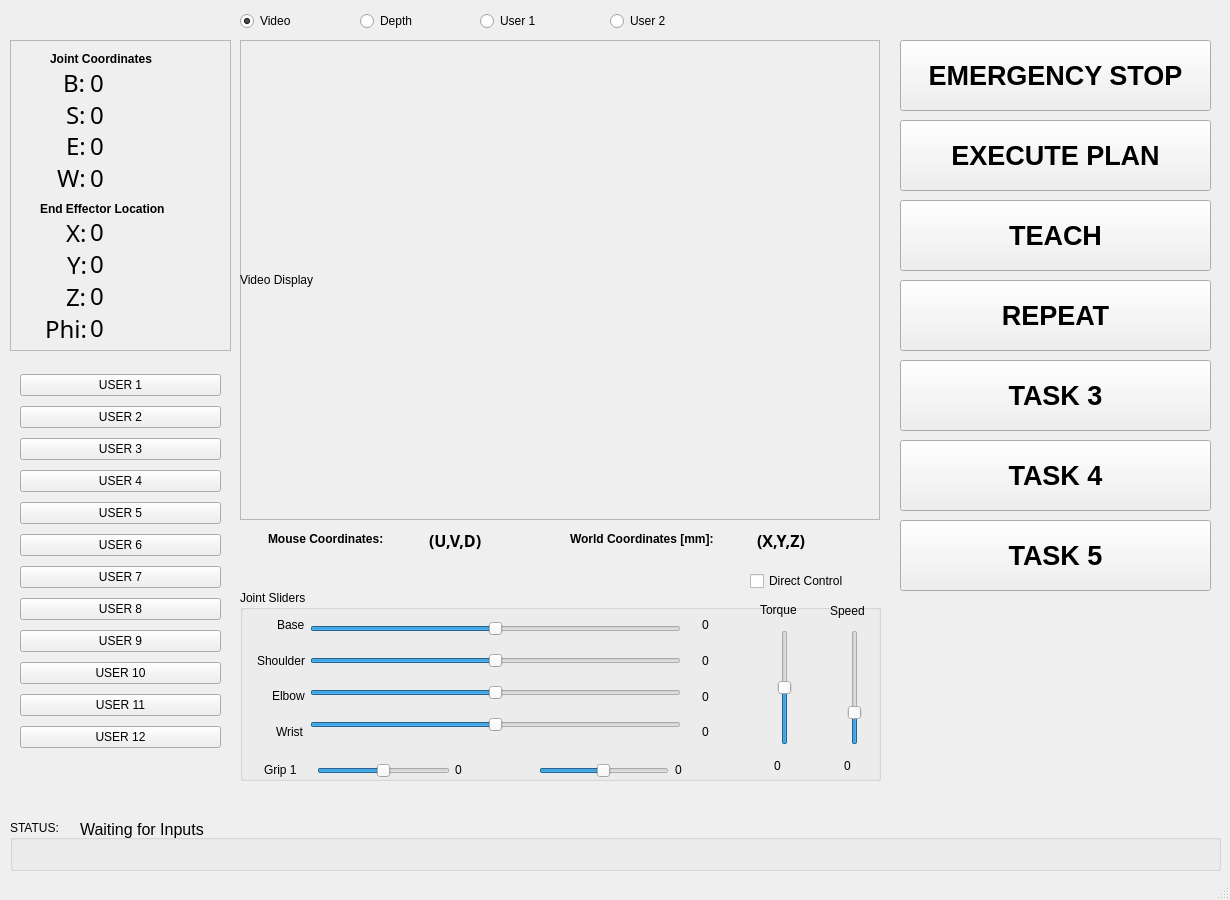
<?xml version="1.0" encoding="UTF-8"?>
<ui version="4.0">
 <class>MainWindow</class>
 <widget class="QMainWindow" name="MainWindow">
  <property name="geometry">
   <rect>
    <x>0</x>
    <y>0</y>
    <width>1230</width>
    <height>900</height>
   </rect>
  </property>
  <property name="windowTitle">
   <string>MainWindow</string>
  </property>
  <widget class="QWidget" name="centralwidget">
   <widget class="QFrame" name="kinectFrame">
    <property name="geometry">
     <rect>
      <x>240</x>
      <y>40</y>
      <width>640</width>
      <height>480</height>
     </rect>
    </property>
    <property name="frameShape">
     <enum>QFrame::StyledPanel</enum>
    </property>
    <property name="frameShadow">
     <enum>QFrame::Raised</enum>
    </property>
    <widget class="QLabel" name="videoDisplay">
     <property name="geometry">
      <rect>
       <x>0</x>
       <y>0</y>
       <width>640</width>
       <height>480</height>
      </rect>
     </property>
     <property name="text">
      <string>Video Display</string>
     </property>
    </widget>
   </widget>
   <widget class="QFrame" name="OutputFrame">
    <property name="geometry">
     <rect>
      <x>10</x>
      <y>40</y>
      <width>221</width>
      <height>311</height>
     </rect>
    </property>
    <property name="frameShape">
     <enum>QFrame::StyledPanel</enum>
    </property>
    <property name="frameShadow">
     <enum>QFrame::Raised</enum>
    </property>
    <widget class="QLabel" name="JointCoordLabel">
     <property name="geometry">
      <rect>
       <x>40</x>
       <y>10</y>
       <width>141</width>
       <height>17</height>
      </rect>
     </property>
     <property name="font">
      <font>
       <weight>75</weight>
       <bold>true</bold>
      </font>
     </property>
     <property name="text">
      <string>Joint Coordinates</string>
     </property>
    </widget>
    <widget class="QLabel" name="WorldCoordLabel">
     <property name="geometry">
      <rect>
       <x>30</x>
       <y>160</y>
       <width>161</width>
       <height>17</height>
      </rect>
     </property>
     <property name="font">
      <font>
       <weight>75</weight>
       <bold>true</bold>
      </font>
     </property>
     <property name="text">
      <string>End Effector Location</string>
     </property>
    </widget>
    <widget class="QWidget" name="layoutWidget_2">
     <property name="geometry">
      <rect>
       <x>80</x>
       <y>30</y>
       <width>131</width>
       <height>120</height>
      </rect>
     </property>
     <layout class="QVBoxLayout" name="verticalLayout_8">
      <item alignment="Qt::AlignLeft">
       <widget class="QLabel" name="rdoutBaseJC">
        <property name="font">
         <font>
          <family>Ubuntu Mono</family>
          <pointsize>18</pointsize>
         </font>
        </property>
        <property name="text">
         <string>0</string>
        </property>
       </widget>
      </item>
      <item alignment="Qt::AlignLeft">
       <widget class="QLabel" name="rdoutShoulderJC">
        <property name="font">
         <font>
          <family>Ubuntu Mono</family>
          <pointsize>18</pointsize>
         </font>
        </property>
        <property name="text">
         <string>0</string>
        </property>
       </widget>
      </item>
      <item alignment="Qt::AlignLeft">
       <widget class="QLabel" name="rdoutElbowJC">
        <property name="font">
         <font>
          <family>Ubuntu Mono</family>
          <pointsize>18</pointsize>
         </font>
        </property>
        <property name="text">
         <string>0</string>
        </property>
       </widget>
      </item>
      <item alignment="Qt::AlignLeft">
       <widget class="QLabel" name="rdoutWristJC">
        <property name="font">
         <font>
          <family>Ubuntu Mono</family>
          <pointsize>18</pointsize>
         </font>
        </property>
        <property name="text">
         <string>0</string>
        </property>
       </widget>
      </item>
     </layout>
    </widget>
    <widget class="QWidget" name="layoutWidget_3">
     <property name="geometry">
      <rect>
       <x>10</x>
       <y>30</y>
       <width>66</width>
       <height>120</height>
      </rect>
     </property>
     <layout class="QVBoxLayout" name="verticalLayout_9">
      <item alignment="Qt::AlignRight">
       <widget class="QLabel" name="BLabel">
        <property name="font">
         <font>
          <family>Ubuntu Mono</family>
          <pointsize>18</pointsize>
         </font>
        </property>
        <property name="text">
         <string>B:</string>
        </property>
       </widget>
      </item>
      <item alignment="Qt::AlignRight">
       <widget class="QLabel" name="SLabel">
        <property name="font">
         <font>
          <family>Ubuntu Mono</family>
          <pointsize>18</pointsize>
         </font>
        </property>
        <property name="text">
         <string>S:</string>
        </property>
       </widget>
      </item>
      <item alignment="Qt::AlignRight">
       <widget class="QLabel" name="ELabel">
        <property name="font">
         <font>
          <family>Ubuntu Mono</family>
          <pointsize>18</pointsize>
         </font>
        </property>
        <property name="text">
         <string>E:</string>
        </property>
       </widget>
      </item>
      <item alignment="Qt::AlignRight">
       <widget class="QLabel" name="WLabel">
        <property name="font">
         <font>
          <family>Ubuntu Mono</family>
          <pointsize>18</pointsize>
         </font>
        </property>
        <property name="text">
         <string>W:</string>
        </property>
       </widget>
      </item>
     </layout>
    </widget>
    <widget class="QWidget" name="layoutWidget_4">
     <property name="geometry">
      <rect>
       <x>80</x>
       <y>179</y>
       <width>131</width>
       <height>121</height>
      </rect>
     </property>
     <layout class="QVBoxLayout" name="verticalLayout_12">
      <item alignment="Qt::AlignLeft">
       <widget class="QLabel" name="rdoutX">
        <property name="font">
         <font>
          <family>Ubuntu Mono</family>
          <pointsize>18</pointsize>
         </font>
        </property>
        <property name="text">
         <string>0</string>
        </property>
       </widget>
      </item>
      <item alignment="Qt::AlignLeft">
       <widget class="QLabel" name="rdoutY">
        <property name="font">
         <font>
          <family>Ubuntu Mono</family>
          <pointsize>18</pointsize>
         </font>
        </property>
        <property name="text">
         <string>0</string>
        </property>
       </widget>
      </item>
      <item alignment="Qt::AlignLeft">
       <widget class="QLabel" name="rdoutZ">
        <property name="font">
         <font>
          <family>Ubuntu Mono</family>
          <pointsize>18</pointsize>
         </font>
        </property>
        <property name="text">
         <string>0</string>
        </property>
       </widget>
      </item>
      <item alignment="Qt::AlignLeft">
       <widget class="QLabel" name="rdoutT">
        <property name="font">
         <font>
          <family>Ubuntu Mono</family>
          <pointsize>18</pointsize>
         </font>
        </property>
        <property name="text">
         <string>0</string>
        </property>
       </widget>
      </item>
     </layout>
    </widget>
    <widget class="QWidget" name="layoutWidget_5">
     <property name="geometry">
      <rect>
       <x>11</x>
       <y>180</y>
       <width>66</width>
       <height>121</height>
      </rect>
     </property>
     <layout class="QVBoxLayout" name="verticalLayout_13">
      <item alignment="Qt::AlignRight">
       <widget class="QLabel" name="XLabel">
        <property name="font">
         <font>
          <family>Ubuntu Mono</family>
          <pointsize>18</pointsize>
         </font>
        </property>
        <property name="text">
         <string>X:</string>
        </property>
       </widget>
      </item>
      <item alignment="Qt::AlignRight">
       <widget class="QLabel" name="YLabel">
        <property name="font">
         <font>
          <family>Ubuntu Mono</family>
          <pointsize>18</pointsize>
         </font>
        </property>
        <property name="text">
         <string>Y:</string>
        </property>
       </widget>
      </item>
      <item alignment="Qt::AlignRight">
       <widget class="QLabel" name="ZLabel">
        <property name="font">
         <font>
          <family>Ubuntu Mono</family>
          <pointsize>18</pointsize>
         </font>
        </property>
        <property name="text">
         <string>Z:</string>
        </property>
       </widget>
      </item>
      <item alignment="Qt::AlignRight">
       <widget class="QLabel" name="TLabel">
        <property name="enabled">
         <bool>true</bool>
        </property>
        <property name="font">
         <font>
          <family>Ubuntu Mono</family>
          <pointsize>18</pointsize>
         </font>
        </property>
        <property name="text">
         <string>Phi:</string>
        </property>
       </widget>
      </item>
     </layout>
    </widget>
   </widget>
   <widget class="QPushButton" name="btn_estop">
    <property name="geometry">
     <rect>
      <x>900</x>
      <y>40</y>
      <width>311</width>
      <height>71</height>
     </rect>
    </property>
    <property name="font">
     <font>
      <pointsize>20</pointsize>
      <weight>75</weight>
      <bold>true</bold>
     </font>
    </property>
    <property name="text">
     <string>EMERGENCY STOP</string>
    </property>
   </widget>
   <widget class="QPushButton" name="btn_exec">
    <property name="geometry">
     <rect>
      <x>900</x>
      <y>120</y>
      <width>311</width>
      <height>71</height>
     </rect>
    </property>
    <property name="font">
     <font>
      <pointsize>20</pointsize>
      <weight>75</weight>
      <bold>true</bold>
     </font>
    </property>
    <property name="text">
     <string>EXECUTE PLAN</string>
    </property>
   </widget>
   <widget class="QRadioButton" name="radioVideo">
    <property name="geometry">
     <rect>
      <x>240</x>
      <y>10</y>
      <width>117</width>
      <height>22</height>
     </rect>
    </property>
    <property name="text">
     <string>Video</string>
    </property>
    <property name="checked">
     <bool>true</bool>
    </property>
    <property name="autoExclusive">
     <bool>true</bool>
    </property>
   </widget>
   <widget class="QRadioButton" name="radioUsr2">
    <property name="geometry">
     <rect>
      <x>610</x>
      <y>10</y>
      <width>117</width>
      <height>22</height>
     </rect>
    </property>
    <property name="text">
     <string>User 2</string>
    </property>
   </widget>
   <widget class="QRadioButton" name="radioDepth">
    <property name="geometry">
     <rect>
      <x>360</x>
      <y>10</y>
      <width>117</width>
      <height>22</height>
     </rect>
    </property>
    <property name="text">
     <string>Depth</string>
    </property>
   </widget>
   <widget class="QRadioButton" name="radioUsr1">
    <property name="geometry">
     <rect>
      <x>480</x>
      <y>10</y>
      <width>117</width>
      <height>22</height>
     </rect>
    </property>
    <property name="text">
     <string>User 1</string>
    </property>
   </widget>
   <widget class="QGroupBox" name="SliderFrame">
    <property name="geometry">
     <rect>
      <x>240</x>
      <y>590</y>
      <width>641</width>
      <height>191</height>
     </rect>
    </property>
    <property name="title">
     <string>Joint Sliders</string>
    </property>
    <widget class="QWidget" name="layoutWidget">
     <property name="geometry">
      <rect>
       <x>0</x>
       <y>20</y>
       <width>65</width>
       <height>136</height>
      </rect>
     </property>
     <layout class="QVBoxLayout" name="verticalLayout">
      <item alignment="Qt::AlignRight">
       <widget class="QLabel" name="BLabelS">
        <property name="text">
         <string>Base</string>
        </property>
       </widget>
      </item>
      <item alignment="Qt::AlignRight">
       <widget class="QLabel" name="SLabelS">
        <property name="text">
         <string>Shoulder</string>
        </property>
       </widget>
      </item>
      <item alignment="Qt::AlignRight">
       <widget class="QLabel" name="ELabelS">
        <property name="text">
         <string>Elbow</string>
        </property>
       </widget>
      </item>
      <item alignment="Qt::AlignRight">
       <widget class="QLabel" name="WLabelS">
        <property name="text">
         <string>Wrist</string>
        </property>
       </widget>
      </item>
     </layout>
    </widget>
    <widget class="QWidget" name="layoutWidget_6">
     <property name="geometry">
      <rect>
       <x>70</x>
       <y>20</y>
       <width>371</width>
       <height>136</height>
      </rect>
     </property>
     <layout class="QVBoxLayout" name="verticalLayout_2">
      <item>
       <widget class="QSlider" name="sldrBase">
        <property name="minimum">
         <number>-179</number>
        </property>
        <property name="maximum">
         <number>180</number>
        </property>
        <property name="orientation">
         <enum>Qt::Horizontal</enum>
        </property>
       </widget>
      </item>
      <item>
       <widget class="QSlider" name="sldrShoulder">
        <property name="minimum">
         <number>-179</number>
        </property>
        <property name="maximum">
         <number>180</number>
        </property>
        <property name="orientation">
         <enum>Qt::Horizontal</enum>
        </property>
       </widget>
      </item>
      <item>
       <widget class="QSlider" name="sldrElbow">
        <property name="minimum">
         <number>-179</number>
        </property>
        <property name="maximum">
         <number>180</number>
        </property>
        <property name="orientation">
         <enum>Qt::Horizontal</enum>
        </property>
       </widget>
      </item>
      <item>
       <widget class="QSlider" name="sldrWrist">
        <property name="minimum">
         <number>-179</number>
        </property>
        <property name="maximum">
         <number>180</number>
        </property>
        <property name="orientation">
         <enum>Qt::Horizontal</enum>
        </property>
       </widget>
      </item>
     </layout>
    </widget>
    <widget class="QWidget" name="layoutWidget_7">
     <property name="geometry">
      <rect>
       <x>462</x>
       <y>20</y>
       <width>51</width>
       <height>137</height>
      </rect>
     </property>
     <layout class="QVBoxLayout" name="verticalLayout_6">
      <item>
       <widget class="QLabel" name="rdoutBase">
        <property name="text">
         <string>0</string>
        </property>
       </widget>
      </item>
      <item>
       <widget class="QLabel" name="rdoutShoulder">
        <property name="text">
         <string>0</string>
        </property>
       </widget>
      </item>
      <item>
       <widget class="QLabel" name="rdoutElbow">
        <property name="text">
         <string>0</string>
        </property>
       </widget>
      </item>
      <item>
       <widget class="QLabel" name="rdoutWrist">
        <property name="text">
         <string>0</string>
        </property>
       </widget>
      </item>
     </layout>
    </widget>
    <widget class="QSlider" name="sldrGrip1">
     <property name="geometry">
      <rect>
       <x>77</x>
       <y>166</y>
       <width>133</width>
       <height>29</height>
      </rect>
     </property>
     <property name="minimum">
      <number>-179</number>
     </property>
     <property name="maximum">
      <number>180</number>
     </property>
     <property name="orientation">
      <enum>Qt::Horizontal</enum>
     </property>
    </widget>
    <widget class="QSlider" name="sldrGrip2">
     <property name="geometry">
      <rect>
       <x>299</x>
       <y>166</y>
       <width>130</width>
       <height>29</height>
      </rect>
     </property>
     <property name="minimum">
      <number>-179</number>
     </property>
     <property name="maximum">
      <number>180</number>
     </property>
     <property name="orientation">
      <enum>Qt::Horizontal</enum>
     </property>
    </widget>
    <widget class="QLabel" name="G1LableS">
     <property name="geometry">
      <rect>
       <x>24</x>
       <y>171</y>
       <width>41</width>
       <height>17</height>
      </rect>
     </property>
     <property name="text">
      <string>Grip 1</string>
     </property>
    </widget>
    <widget class="QLabel" name="rdoutGrip1">
     <property name="geometry">
      <rect>
       <x>215</x>
       <y>166</y>
       <width>49</width>
       <height>28</height>
      </rect>
     </property>
     <property name="text">
      <string>0</string>
     </property>
    </widget>
    <widget class="QLabel" name="rdoutGrip2">
     <property name="geometry">
      <rect>
       <x>435</x>
       <y>166</y>
       <width>49</width>
       <height>28</height>
      </rect>
     </property>
     <property name="text">
      <string>0</string>
     </property>
    </widget>
    <widget class="QSlider" name="sldrMaxTorque">
     <property name="geometry">
      <rect>
       <x>530</x>
       <y>40</y>
       <width>30</width>
       <height>115</height>
      </rect>
     </property>
     <property name="maximum">
      <number>100</number>
     </property>
     <property name="value">
      <number>50</number>
     </property>
     <property name="orientation">
      <enum>Qt::Vertical</enum>
     </property>
    </widget>
    <widget class="QLabel" name="rdoutTorq">
     <property name="geometry">
      <rect>
       <x>534</x>
       <y>162</y>
       <width>50</width>
       <height>28</height>
      </rect>
     </property>
     <property name="text">
      <string>0</string>
     </property>
    </widget>
    <widget class="QSlider" name="sldrSpeed">
     <property name="geometry">
      <rect>
       <x>600</x>
       <y>40</y>
       <width>29</width>
       <height>115</height>
      </rect>
     </property>
     <property name="maximum">
      <number>100</number>
     </property>
     <property name="value">
      <number>25</number>
     </property>
     <property name="sliderPosition">
      <number>25</number>
     </property>
     <property name="orientation">
      <enum>Qt::Vertical</enum>
     </property>
    </widget>
    <widget class="QLabel" name="TqLabel">
     <property name="geometry">
      <rect>
       <x>520</x>
       <y>10</y>
       <width>52</width>
       <height>20</height>
      </rect>
     </property>
     <property name="text">
      <string>Torque</string>
     </property>
    </widget>
    <widget class="QLabel" name="rdoutSpeed">
     <property name="geometry">
      <rect>
       <x>604</x>
       <y>162</y>
       <width>49</width>
       <height>28</height>
      </rect>
     </property>
     <property name="text">
      <string>0</string>
     </property>
    </widget>
    <widget class="QLabel" name="SpLabel">
     <property name="geometry">
      <rect>
       <x>590</x>
       <y>10</y>
       <width>41</width>
       <height>21</height>
      </rect>
     </property>
     <property name="text">
      <string>Speed</string>
     </property>
    </widget>
   </widget>
   <widget class="QCheckBox" name="chk_directcontrol">
    <property name="geometry">
     <rect>
      <x>750</x>
      <y>570</y>
      <width>131</width>
      <height>22</height>
     </rect>
    </property>
    <property name="text">
     <string>Direct Control</string>
    </property>
    <property name="checked">
     <bool>false</bool>
    </property>
   </widget>
   <widget class="QLabel" name="rdoutMousePixels">
    <property name="geometry">
     <rect>
      <x>429</x>
      <y>530</y>
      <width>131</width>
      <height>20</height>
     </rect>
    </property>
    <property name="font">
     <font>
      <family>Ubuntu Mono</family>
      <pointsize>12</pointsize>
      <weight>75</weight>
      <bold>true</bold>
     </font>
    </property>
    <property name="text">
     <string>(U,V,D)</string>
    </property>
    <property name="textFormat">
     <enum>Qt::AutoText</enum>
    </property>
   </widget>
   <widget class="QLabel" name="rdoutMouseWorld">
    <property name="geometry">
     <rect>
      <x>757</x>
      <y>530</y>
      <width>121</width>
      <height>20</height>
     </rect>
    </property>
    <property name="font">
     <font>
      <family>Ubuntu Mono</family>
      <pointsize>12</pointsize>
      <weight>75</weight>
      <bold>true</bold>
     </font>
    </property>
    <property name="text">
     <string>(X,Y,Z)</string>
    </property>
    <property name="textFormat">
     <enum>Qt::AutoText</enum>
    </property>
   </widget>
   <widget class="QLabel" name="PixelCoordLabel_2">
    <property name="geometry">
     <rect>
      <x>570</x>
      <y>530</y>
      <width>180</width>
      <height>17</height>
     </rect>
    </property>
    <property name="font">
     <font>
      <weight>75</weight>
      <bold>true</bold>
     </font>
    </property>
    <property name="text">
     <string>World Coordinates [mm]:</string>
    </property>
   </widget>
   <widget class="QLabel" name="PixelCoordLabel">
    <property name="geometry">
     <rect>
      <x>268</x>
      <y>530</y>
      <width>144</width>
      <height>17</height>
     </rect>
    </property>
    <property name="font">
     <font>
      <weight>75</weight>
      <bold>true</bold>
     </font>
    </property>
    <property name="text">
     <string>Mouse Coordinates:</string>
    </property>
   </widget>
   <widget class="QPushButton" name="btn_teach">
    <property name="geometry">
     <rect>
      <x>900</x>
      <y>200</y>
      <width>311</width>
      <height>71</height>
     </rect>
    </property>
    <property name="font">
     <font>
      <pointsize>20</pointsize>
      <weight>75</weight>
      <bold>true</bold>
     </font>
    </property>
    <property name="text">
     <string>TEACH</string>
    </property>
   </widget>
   <widget class="QPushButton" name="btn_repeat">
    <property name="geometry">
     <rect>
      <x>900</x>
      <y>280</y>
      <width>311</width>
      <height>71</height>
     </rect>
    </property>
    <property name="font">
     <font>
      <pointsize>20</pointsize>
      <weight>75</weight>
      <bold>true</bold>
     </font>
    </property>
    <property name="text">
     <string>REPEAT</string>
    </property>
   </widget>
   <widget class="QPushButton" name="btn_task3">
    <property name="geometry">
     <rect>
      <x>900</x>
      <y>360</y>
      <width>311</width>
      <height>71</height>
     </rect>
    </property>
    <property name="font">
     <font>
      <pointsize>20</pointsize>
      <weight>75</weight>
      <bold>true</bold>
     </font>
    </property>
    <property name="text">
     <string>TASK 3</string>
    </property>
   </widget>
   <widget class="QPushButton" name="btn_task4">
    <property name="geometry">
     <rect>
      <x>900</x>
      <y>440</y>
      <width>311</width>
      <height>71</height>
     </rect>
    </property>
    <property name="font">
     <font>
      <pointsize>20</pointsize>
      <weight>75</weight>
      <bold>true</bold>
     </font>
    </property>
    <property name="text">
     <string>TASK 4</string>
    </property>
   </widget>
   <widget class="QPushButton" name="btn_exec_6">
    <property name="geometry">
     <rect>
      <x>900</x>
      <y>520</y>
      <width>311</width>
      <height>71</height>
     </rect>
    </property>
    <property name="font">
     <font>
      <pointsize>20</pointsize>
      <weight>75</weight>
      <bold>true</bold>
     </font>
    </property>
    <property name="text">
     <string>TASK 5</string>
    </property>
   </widget>
   <widget class="QWidget" name="layoutWidget_8">
    <property name="geometry">
     <rect>
      <x>10</x>
      <y>360</y>
      <width>221</width>
      <height>410</height>
     </rect>
    </property>
    <layout class="QVBoxLayout" name="Group2">
     <property name="margin">
      <number>10</number>
     </property>
     <item>
      <widget class="QPushButton" name="btnUser1">
       <property name="text">
        <string>USER 1</string>
       </property>
      </widget>
     </item>
     <item>
      <widget class="QPushButton" name="btnUser2">
       <property name="text">
        <string>USER 2</string>
       </property>
      </widget>
     </item>
     <item>
      <widget class="QPushButton" name="btnUser3">
       <property name="text">
        <string>USER 3</string>
       </property>
      </widget>
     </item>
     <item>
      <widget class="QPushButton" name="btnUser4">
       <property name="text">
        <string>USER 4</string>
       </property>
      </widget>
     </item>
     <item>
      <widget class="QPushButton" name="btnUser5">
       <property name="text">
        <string>USER 5</string>
       </property>
      </widget>
     </item>
     <item>
      <widget class="QPushButton" name="btnUser6">
       <property name="text">
        <string>USER 6</string>
       </property>
      </widget>
     </item>
     <item>
      <widget class="QPushButton" name="btnUser7">
       <property name="text">
        <string>USER 7</string>
       </property>
      </widget>
     </item>
     <item>
      <widget class="QPushButton" name="btnUser8">
       <property name="text">
        <string>USER 8</string>
       </property>
      </widget>
     </item>
     <item>
      <widget class="QPushButton" name="btnUser9">
       <property name="text">
        <string>USER 9</string>
       </property>
      </widget>
     </item>
     <item>
      <widget class="QPushButton" name="btnUser10">
       <property name="text">
        <string>USER 10</string>
       </property>
       <property name="autoRepeatDelay">
        <number>300</number>
       </property>
      </widget>
     </item>
     <item>
      <widget class="QPushButton" name="btnUser11">
       <property name="text">
        <string>USER 11</string>
       </property>
       <property name="autoRepeatDelay">
        <number>300</number>
       </property>
      </widget>
     </item>
     <item>
      <widget class="QPushButton" name="btnUser12">
       <property name="text">
        <string>USER 12</string>
       </property>
       <property name="autoRepeatDelay">
        <number>300</number>
       </property>
      </widget>
     </item>
    </layout>
   </widget>
   <widget class="QGroupBox" name="groupBox">
    <property name="geometry">
     <rect>
      <x>10</x>
      <y>820</y>
      <width>1211</width>
      <height>51</height>
     </rect>
    </property>
    <property name="title">
     <string>STATUS: </string>
    </property>
    <widget class="QLabel" name="rdoutStatus">
     <property name="geometry">
      <rect>
       <x>70</x>
       <y>0</y>
       <width>905</width>
       <height>51</height>
      </rect>
     </property>
     <property name="font">
      <font>
       <pointsize>12</pointsize>
      </font>
     </property>
     <property name="text">
      <string>Waiting for Inputs</string>
     </property>
     <property name="textFormat">
      <enum>Qt::AutoText</enum>
     </property>
     <property name="alignment">
      <set>Qt::AlignLeading|Qt::AlignLeft|Qt::AlignTop</set>
     </property>
    </widget>
   </widget>
  </widget>
  <widget class="QStatusBar" name="statusbar"/>
 </widget>
 <resources/>
 <connections/>
</ui>
